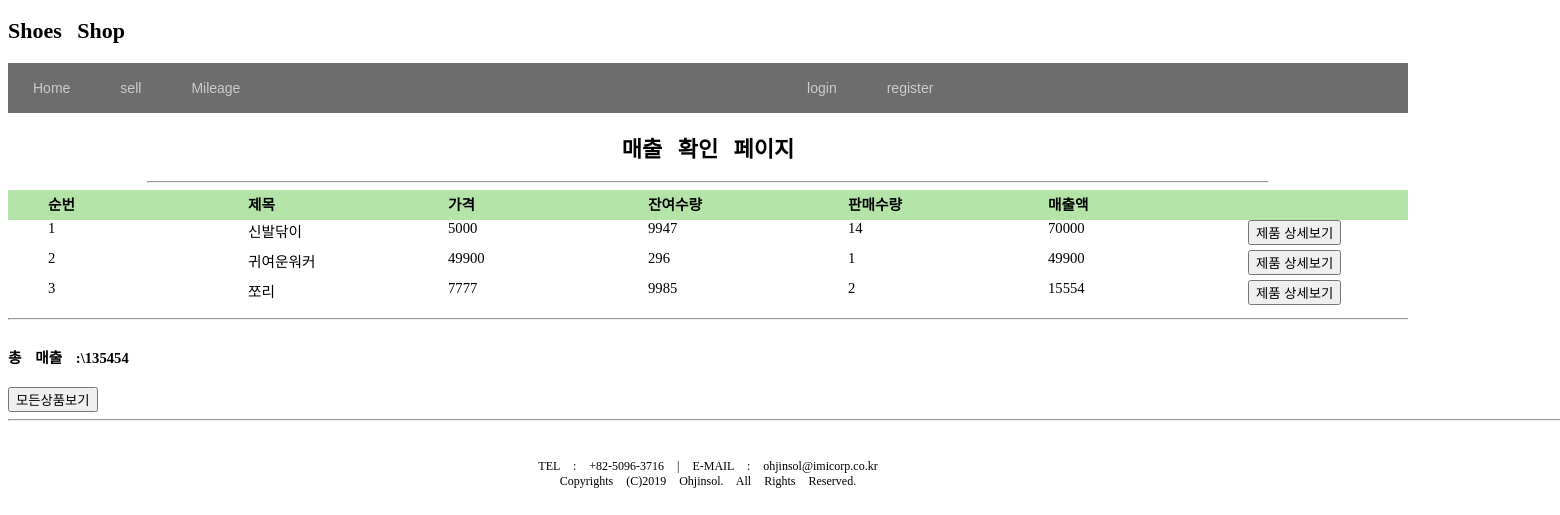
The page /shop/admin/admin_listSel.php on the database its author committed.
### tables this page shows
CREATE TABLE `sel` (
  `sel_id` int(11) NOT NULL AUTO_INCREMENT COMMENT '판매번호',
  `sel_title` varchar(30) NOT NULL COMMENT '판매제목',
  `sel_author` varchar(15) NOT NULL COMMENT '판매자',
  `sel_price` int(11) NOT NULL COMMENT '판매가격',
  `sel_quantity` int(11) NOT NULL COMMENT '판매수량',
  `sel_contents` text NOT NULL COMMENT '판매내용',
  `sel_regdate` timestamp NOT NULL DEFAULT CURRENT_TIMESTAMP COMMENT '발생일',
  `sel_editdate` timestamp NOT NULL DEFAULT '0000-00-00 00:00:00' ON UPDATE CURRENT_TIMESTAMP COMMENT '수정일',
  `state` int(11) NOT NULL DEFAULT '1',
  `sel_check` int(11) NOT NULL DEFAULT '1',
  PRIMARY KEY (`sel_id`)
);

### shop/adodb5/adodb.inc.php (called while the page is built, shortened)
<?php
if (!defined('_ADODB_LAYER')) {
	GLOBAL
		$ADODB_vers,
		$ADODB_COUNTRECS,
		$ADODB_CACHE_DIR,
		$ADODB_CACHE,
		$ADODB_CACHE_CLASS,
		$ADODB_EXTENSION,
		$ADODB_COMPAT_FETCH,
		$ADODB_FETCH_MODE,
		$ADODB_GETONE_EOF,
		$ADODB_QUOTE_FIELDNAMES;
	function ADODB_str_replace($src, $dest, $data) {
		if (ADODB_PHPVER >= 0x4050) {
			return str_replace($src,$dest,$data);
		}
		return $data;
	}
	function ADODB_Setup() {
	GLOBAL
		$ADODB_vers,
		$ADODB_COUNTRECS,
		$ADODB_CACHE_DIR,
		$ADODB_FETCH_MODE,
		$ADODB_CACHE,
		$ADODB_CACHE_CLASS,
		$ADODB_FORCE_TYPE,
		$ADODB_GETONE_EOF,
		$ADODB_QUOTE_FIELDNAMES;
		$ADODB_FETCH_MODE = ADODB_FETCH_DEFAULT;
		if (!isset($ADODB_COUNTRECS)) {
			$ADODB_COUNTRECS = true;
		}
	}
	abstract class ADOConnection {
	var $debug = true;
	var $true = '1';
	var $false = '0';
	var $fetchMode=false;
	var $bulkBind = false;
	var $_queryID = false;
	var $_bindInputArray = false;
	function Execute($sql,$inputarr=false) {
		if ($inputarr) {
			if (!is_array($inputarr)) {
				$inputarr = array($inputarr);
			}
			$element0 = reset($inputarr);
			$array_2d = $this->bulkBind && is_array($element0) && !is_object(reset($element0));
			unset($element0);
			if (!is_array($sql) && !$this->_bindInputArray) {
				$sqlarr = explode('?',$sql);
				$nparams = sizeof($sqlarr)-1;
				if (!$array_2d) {
					$inputarr = array($inputarr);
				} else {
					$countElements = array_map('count', $inputarr);
					if (1 != count(array_unique($countElements))) {
						$this->outp_throw(
							"[bulk execute] Input array has different number of params  [" . print_r($countElements, true) .  "].",
							'Execute'
						);
						return false;
					}
					unset($countElements);
				}
				$element0 = reset($inputarr);
				if ($nparams != count($element0)) {
					$this->outp_throw(
						"Input array has " . count($element0) .
						" params, does not match query: '" . htmlspecialchars($sql) . "'",
						'Execute'
					);
					return false;
				}
				unset($element0);
				foreach($inputarr as $arr) {
					$sql = ''; $i = 0;
					foreach ($arr as $v) {
						$sql .= $sqlarr[$i];
						$typ = gettype($v);
						if ($typ == 'string') {
							$sql .= $this->qstr($v);
						} else if ($typ == 'double') {
							$sql .= str_replace(',','.',$v);
						} else if ($typ == 'boolean') {
							$sql .= $v ? $this->true : $this->false;
						} else if ($typ == 'object') {
							if (method_exists($v, '__toString')) {
								$sql .= $this->qstr($v->__toString());
							} else {
								$sql .= $this->qstr((string) $v);
							}
						} else if ($v === null) {
							$sql .= 'NULL';
						} else {
							$sql .= $v;
						}
						$i += 1;
						if ($i == $nparams) {
							break;
						}
					}
					if (isset($sqlarr[$i])) {
						$sql .= $sqlarr[$i];
						if ($i+1 != sizeof($sqlarr)) {
							$this->outp_throw( "Input Array does not match ?: ".htmlspecialchars($sql),'Execute');
						}
					} else if ($i != sizeof($sqlarr)) {
						$this->outp_throw( "Input array does not match ?: ".htmlspecialchars($sql),'Execute');
					}
					$ret = $this->_Execute($sql);
					if (!$ret) {
						return $ret;
					}
				}
			} else {
				if ($array_2d) {
					if (is_string($sql)) {
						$stmt = $this->Prepare($sql);
					} else {
						$stmt = $sql;
					}
					foreach($inputarr as $arr) {
						$ret = $this->_Execute($stmt,$arr);
						if (!$ret) {
							return $ret;
						}
					}
				} else {
					$ret = $this->_Execute($sql,$inputarr);
				}
			}
		} else {
			$ret = $this->_Execute($sql,false);
		}
		return $ret;
	}
	function _Execute($sql,$inputarr=false) {
		if( is_string($sql) ) {
			$sql = ADODB_str_replace( '_ADODB_COUNT', '', $sql );
		}
		if ($this->debug) {
			global $ADODB_INCLUDED_LIB;
			if (empty($ADODB_INCLUDED_LIB)) {
				include(ADODB_DIR.'/adodb-lib.inc.php');
			}
			$this->_queryID = _adodb_debug_execute($this, $sql,$inputarr);
		} else {
			$this->_queryID = @$this->_query($sql,$inputarr);
		}
		$rs = new $rsclass($this->_queryID,$this->fetchMode);
		$rs->connection = $this;
		$rs->Init();
		if (is_array($sql)) {
			$rs->sql = $sql[0];
		} else {
			$rs->sql = $sql;
		}
		return $rs;
	}
}
	class ADORecordSet implements IteratorAggregate {
	var $_numOfRows = -1;
	var $_numOfFields = -1;
	var $_currentRow = -1;
	function __construct($queryID) {
		$this->_queryID = $queryID;
	}
	function Init() {
		if ($this->_numOfRows != 0 && $this->_numOfFields && $this->_currentRow == -1) {
			$this->_currentRow = 0;
			if ($this->EOF = ($this->_fetch() === false)) {
				$this->_numOfRows = 0;
			}
		} else {
			$this->EOF = true;
		}
	}
	protected function AssocCaseConvertFunction($case = ADODB_ASSOC_CASE) {
		switch($case) {
			case ADODB_ASSOC_CASE_NATIVE:
			default:
				return false;
		}
	}
	protected function _updatefields()
	{
		$fn_change_case = $this->AssocCaseConvertFunction();
		if(!$fn_change_case) {
			return;
		}
	}
}
	function ADOLoadCode($dbType) {
		$db = strtolower($dbType);
		switch ($db) {
			default:
				$class = $db; break;
		}
		$file = "drivers/adodb-$db.inc.php";
		if (class_exists("ADODB_" . $class)) {
			return $class;
		}
		return false;
	}
	function NewADOConnection($db='') {
		$tmp = ADONewConnection($db);
		return $tmp;
	}
	function ADONewConnection($db='') {
		global $ADODB_NEWCONNECTION, $ADODB_LASTDB;
		$errorfn = (defined('ADODB_ERROR_HANDLER')) ? ADODB_ERROR_HANDLER : false;
		if(empty($obj)) {
			if (!isset($ADODB_LASTDB)) {
				$ADODB_LASTDB = '';
			}
			if ($db != $ADODB_LASTDB) {
				$db = ADOLoadCode($db);
			}
			$cls = 'ADODB_'.$db;
			$obj = new $cls();
		}
		return $obj;
	}
}

### shop/adodb5/drivers/adodb-mysqli.inc.php (called while the page is built, shortened)
<?php
if (! defined("_ADODB_MYSQLI_LAYER")) {
class ADODB_mysqli extends ADOConnection {
	var $clientFlags = 0;
	var $port = 3306;
	var $socket = '';
	var $optionFlags = array(array(MYSQLI_READ_DEFAULT_GROUP,0));
	var $multiQuery = false;
	function _connect($argHostname = NULL,
				$argUsername = NULL,
				$argPassword = NULL,
				$argDatabasename = NULL, $persist=false)
	{
		$this->_connectionID = @mysqli_init();
		foreach($this->optionFlags as $arr) {
			mysqli_options($this->_connectionID,$arr[0],$arr[1]);
		}
		$ok = @mysqli_real_connect($this->_connectionID,
					$argHostname,
					$argUsername,
					$argPassword,
					$argDatabasename,
					(int)$this->port != 0 ? (int)$this->port : 3306,
					$this->socket,
					$this->clientFlags);
		if ($ok) {
			if ($argDatabasename)  return $this->SelectDB($argDatabasename);
			return true;
		} else {
			if ($this->debug) {
				ADOConnection::outp("Could not connect : "  . $this->ErrorMsg());
			}
			$this->_connectionID = null;
			return false;
		}
	}
	function SelectDB($dbName)
	{
		if ($this->_connectionID) {
			$result = @mysqli_select_db($this->_connectionID, $dbName);
			return $result;
		}
		return false;
	}
	function _query($sql, $inputarr)
	{
	global $ADODB_COUNTRECS;
		if ($this->multiQuery) {
			$rs = mysqli_multi_query($this->_connectionID, $sql.';');
			if ($rs) {
				$rs = ($ADODB_COUNTRECS) ? @mysqli_store_result( $this->_connectionID ) : @mysqli_use_result( $this->_connectionID );
				return $rs ? $rs : true;
			}
		} else {
			$rs = mysqli_query($this->_connectionID, $sql, $ADODB_COUNTRECS ? MYSQLI_STORE_RESULT : MYSQLI_USE_RESULT);
			if ($rs) return $rs;
		}
		return false;
	}
}
class ADORecordSet_mysqli extends ADORecordSet{
	function __construct($queryID, $mode = false)
	{
		if ($mode === false) {
			global $ADODB_FETCH_MODE;
			$mode = $ADODB_FETCH_MODE;
		}
		switch ($mode) {
			case ADODB_FETCH_DEFAULT:
			case ADODB_FETCH_BOTH:
			default:
				$this->fetchMode = MYSQLI_BOTH;
				break;
		}
	}
	function _initrs()
	{
	global $ADODB_COUNTRECS;
		$this->_numOfRows = $ADODB_COUNTRECS ? @mysqli_num_rows($this->_queryID) : -1;
		$this->_numOfFields = @mysqli_num_fields($this->_queryID);
	}
	function MoveNext()
	{
		$this->fields = @mysqli_fetch_array($this->_queryID,$this->fetchMode);
		if (is_array($this->fields)) {
			return true;
		}
		return false;
	}
	function _fetch()
	{
		$this->fields = mysqli_fetch_array($this->_queryID,$this->fetchMode);
		return is_array($this->fields);
	}
}
}

### shop/admin/admin_listSel.php (the view, shortened to what this page needs)
<?php
include("../_inc/header.php");
require("../adodb5/adodb.inc.php");
try {
	$driver = 'mysqli';
    $db = newAdoConnection($driver);
    $db->debug = false;
    $db->socket = '/var/run/mysqld/mysql_3306.sock';
    $db->connect('localhost', 'root', 'Itemmania1324%^', 'study');
} catch (Exception $e) {
    die($e->getMessage());
}
$count = 1;
$sum_amount = 0;
?>
    <html>
    <body>
    <h2>매출 확인 페이지</h2>
    <hr width="80%"/>
    <div>
        <ul id="headerRow">
            <li id="thCol">순번</li>
            <li id="thCol">제목</li>
            <li id="thCol">가격</li>
            <li id="thCol">잔여수량</li>
            <li id="thCol">판매수량</li>
            <li id="thCol">매출액</li>
        </ul>
        <?php
        $rs = $db->Execute("select  A.sel_id,A.sel_title,A.sel_price,A.sel_quantity,sum(B.buy_amount)as amount ,sum(B.buy_quantity) as sel_quantity from sel A join buy B on A.sel_id=B.sel_id group by A.sel_id order by amount desc; ");
        while (!$rs->EOF) {
            $nSel_title = $rs->fields[1];
            $nSel_price = $rs->fields[2];
            $nSel_lessQuantity = $rs->fields[3];
            $nSel_amount = $rs->fields[4];
            $nSel_selQuantity = $rs->fields[5];
            $sum_amount += $nSel_amount;
            $rs->MoveNext();
            ?>
            <ul id="tdRow">
                <li id="tdCol"><?= $count++ ?></li>
                <li id="tdCol"><?= $nSel_title ?></li>
                <li id="tdCol"><?= $nSel_price ?></li>
                <li id="tdCol"><?= $nSel_lessQuantity ?></li>
                <li id="tdCol"><?= $nSel_selQuantity ?></li>
                <li id="tdCol"><?= $nSel_amount ?></li>
                <form name="viewitem" method="post" action="../sel/sel_view.php">
                    <input type="submit" value="제품 상세보기"/>
                </form>
            </ul>
        <?php } ?>
    </div>
    <hr width="100%"/>
    </div>
    <p align="center"><h4>총 매출 :\<?= $sum_amount ?></h4></p>
    <button type='button' onclick="location.href='admin_showSel.php'">모든상품보기</button>
    </body>
    </html>
<?php
include("../_inc/footer.php");

### shop/css/style.css (style rules this page uses)
body { font-family:돋움체, Verdana; font-size:11pt; font-style:normal; word-spacing:10px; vertical-align: baseline; color:#000000; width:1600px; }
ul { width:1400px; list-style:none; text-align:left; }
#headerRow { margin:0 auto; width:1400px; height:30px; background-color:#b5e4a9; vertical-align:middle; line-height:30px; font-weight:bold; }
#thCol { margin:0px; padding:0px; width:200px; height:30px; float:left; }
#tdCol { margin:0px; padding:0px; height:30px; width:200px; float:left; }
#tdRow { margin:0 auto; width:1400px; height:30px; backgroud:#f00; }

### rows shown on the page
sel: sel_title "신발닦이", sel_price "5000", sel_quantity "9947", nSel_selQuantity "14", nSel_amount "70000"
sel: sel_title "귀여운워커", sel_price "49900", sel_quantity "296", nSel_selQuantity "1", nSel_amount "49900"
sel: sel_title "쪼리", sel_price "7777", sel_quantity "9985", nSel_selQuantity "2", nSel_amount "15554"

### other values the page prints
$sum_amount "135454"
